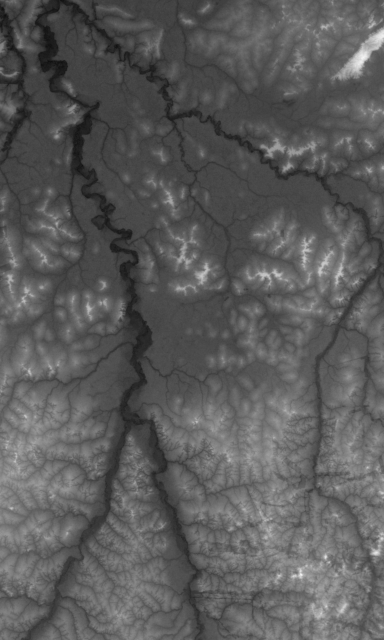
#> input picture web_assets/heightmap.png, 768 x 1280 px (shown at 1/2 size)
$ python make_topographic.py
#> lines starting #> are read from the running program, lines starting #| are printed output that depends on the picture; after the words box and inside, x2 and y2 are one past the last pixel; in counts of white or black regions, pixels touching at a corner belong together
#| Loaded heightmap: 768x1280
"""
Generate topographic base map from SRTM heightmap:
  - Hillshade (terrain lighting)
  - Hypsometric color (elevation -> color ramp)
  - Combined topographic map
"""

import numpy as np
from PIL import Image
from scipy.ndimage import gaussian_filter
from pathlib import Path

WEB_ASSETS = Path(__file__).parent.parent / "web_assets"
TD_ASSETS = Path(__file__).parent.parent / "td_assets"


def compute_hillshade(elevation, azimuth=315, altitude=45, z_factor=3.0):
    """Compute hillshade from elevation array. Returns 0-1 float array."""
#> called with azimuth = 315, altitude = 45, z_factor = 4
    az_rad = np.radians(azimuth)
    alt_rad = np.radians(altitude)

    # Gradients (slope in x and y directions)
    dy, dx = np.gradient(elevation * z_factor)
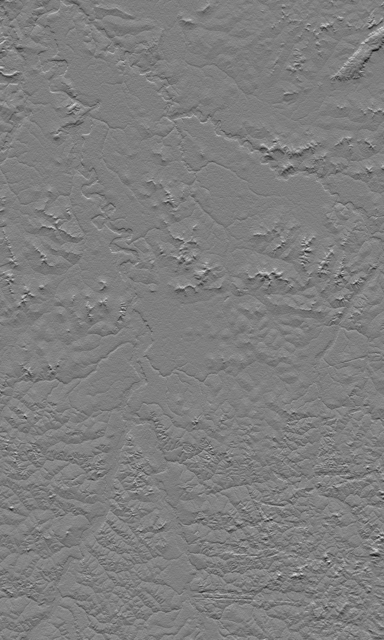
#> dy: shape (1280, 768) float32 (shown at 1/2 size); min -0.434, max 0.439, mean 0.000374; drawn with min black and max white
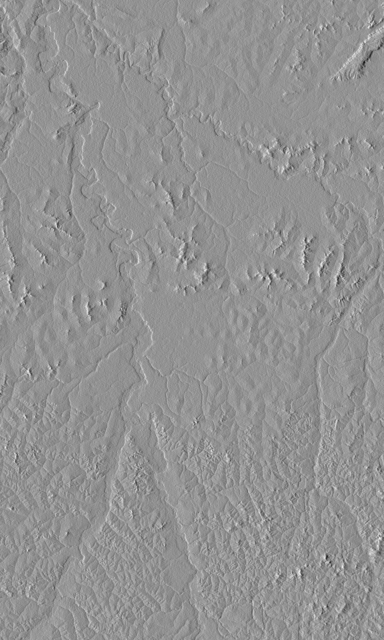
#> dx: shape (1280, 768) float32 (shown at 1/2 size); min -0.507, max 0.374, mean 0.000143; drawn with min black and max white

    slope = np.arctan(np.sqrt(dx**2 + dy**2))
    aspect = np.arctan2(-dy, dx)
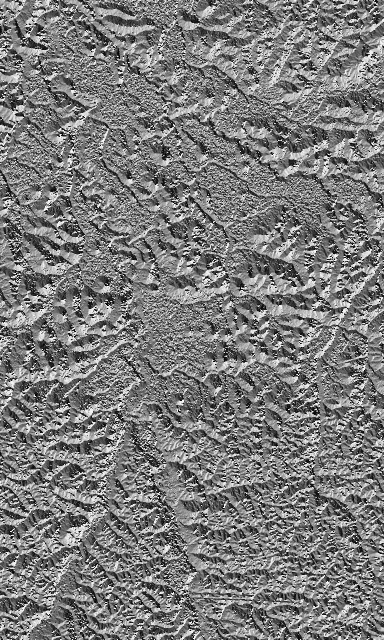
#> aspect: shape (1280, 768) float32 (shown at 1/2 size); min -3.14, max 3.14, mean -0.0841; drawn with min black and max white

    hillshade = (
        np.sin(alt_rad) * np.cos(slope) +
        np.cos(alt_rad) * np.sin(slope) * np.cos(az_rad - aspect)
    )
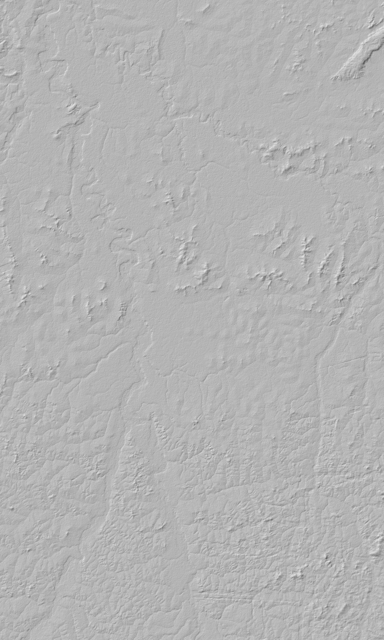
#> hillshade: shape (1280, 768) float32 (shown at 1/2 size); min 0.316, max 0.923, mean 0.706
#| Hillshade range: 0.32 - 0.92

    return np.clip(hillshade, 0, 1)


def hypsometric_color(elevation):
    """Map normalized elevation (0-1) to topographic colors. Returns RGB array."""
    h, w = elevation.shape
#> h = 1280; w = 768
    rgb = np.zeros((h, w, 3), dtype=np.float32)

    # Color stops: (elevation_threshold, R, G, B)
    # Low = river valleys (deep green-blue)
    # Mid = forest zone (green)
    # High = ridges (tan/brown)
    stops = [
        (0.00, 0.12, 0.22, 0.14),   # deep valley green
        (0.15, 0.14, 0.28, 0.12),   # low green
        (0.30, 0.18, 0.35, 0.13),   # mid green
        (0.45, 0.28, 0.38, 0.16),   # transitional
        (0.60, 0.42, 0.38, 0.20),   # tan-brown
        (0.75, 0.52, 0.44, 0.26),   # light brown
        (0.90, 0.58, 0.50, 0.32),   # ridge tan
        (1.00, 0.65, 0.56, 0.38),   # peak
    ]

    for i in range(len(stops) - 1):
        e0, r0, g0, b0 = stops[i]
        e1, r1, g1, b1 = stops[i + 1]
        mask = (elevation >= e0) & (elevation < e1)
        t = np.clip((elevation[mask] - e0) / (e1 - e0), 0, 1)
        rgb[mask, 0] = r0 + t * (r1 - r0)
        rgb[mask, 1] = g0 + t * (g1 - g0)
        rgb[mask, 2] = b0 + t * (b1 - b0)
#> this loop made 7 passes
#> pass 1, in hypsometric_color, `mask = (elevation >= e0) & (elevation < e1)`:
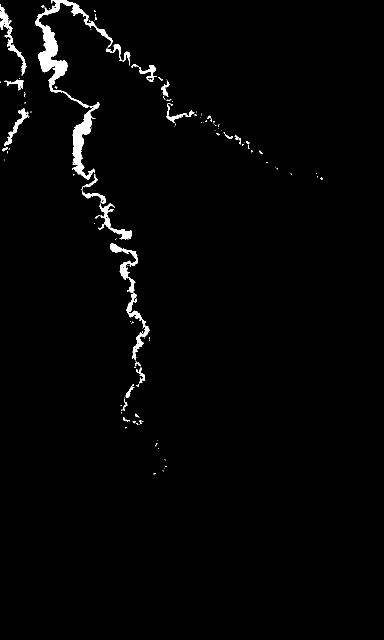
#> mask: shape (1280, 768) bool (shown at 1/2 size); 1.7% white; 133 white regions (99 under 20 px), largest, box (x1, y1, x2, y2) and area: (70, 0, 226, 215) 5093, (144, 204, 199, 360) 2687, (0, 8, 53, 151) 1228
#> after the loop:
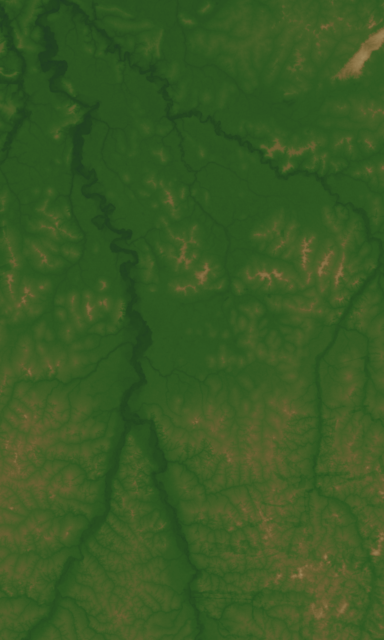
#> rgb: shape (1280, 768, 3) float32 (shown at 1/2 size); mean of channels 0, 1, 2 0.226, 0.355, 0.144; drawn as R, G, B

    # Handle exactly 1.0
    mask = elevation >= stops[-1][0]
#> mask: shape (1280, 768) bool; every value is 0
    rgb[mask] = [stops[-1][1], stops[-1][2], stops[-1][3]]

    return rgb


def run():
    # Load heightmap
    hm_path = WEB_ASSETS / "heightmap.png"
    if not hm_path.exists():
        # Try full-res from td_assets
        hm_path = TD_ASSETS / "heightmap.png"

    hm = np.array(Image.open(hm_path), dtype=np.float32) / 255.0
    print(f"Loaded heightmap: {hm.shape[1]}x{hm.shape[0]}")

    # Smooth slightly for cleaner hillshade
    hm_smooth = gaussian_filter(hm, sigma=0.5)

    # Hillshade
    hs = compute_hillshade(hm_smooth, azimuth=315, altitude=45, z_factor=4.0)
    print(f"Hillshade range: {hs.min():.2f} - {hs.max():.2f}")

    # Save hillshade as grayscale
    hs_img = Image.fromarray((hs * 255).astype(np.uint8), mode='L')
    hs_img.save(WEB_ASSETS / "hillshade.png")
    print("Saved hillshade.png")

    # Hypsometric coloring
    hypso = hypsometric_color(hm_smooth)

    # Combine: multiply hypsometric color by hillshade for shaded relief
    shaded = hypso * hs[:, :, np.newaxis]
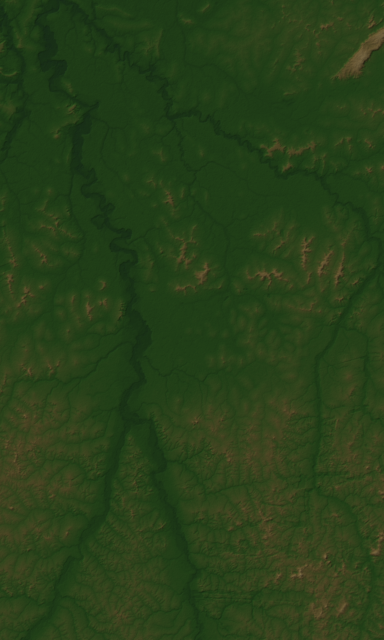
#> shaded: shape (1280, 768, 3) float32 (shown at 1/2 size); mean of channels 0, 1, 2 0.16, 0.251, 0.102; drawn as R, G, B

    # Boost contrast slightly
    shaded = np.clip(shaded * 1.3 + 0.02, 0, 1)

    # Save combined topographic map
    topo_img = Image.fromarray((shaded * 255).astype(np.uint8), mode='RGB')
    topo_img.save(WEB_ASSETS / "topographic.png")
    print(f"Saved topographic.png ({topo_img.size[0]}x{topo_img.size[1]})")
#| Saved topographic.png (768x1280)

    # Also save for TD
    topo_img.save(TD_ASSETS / "topographic.png")


if __name__ == "__main__":
    run()
